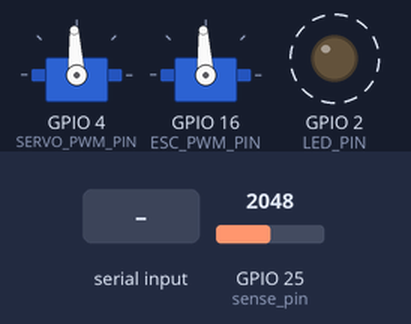
Simulated run of this sketch. Board: ESP32. Parts: 2 × servo, output pins drawn as LEDs (lit = HIGH). Wiring (inferred from the names in the program): 2 × servo: signal GPIO 4 / signal GPIO 16. Dashed ring = blinking. The test bench sets the inputs (shaded band); at power-on: GPIO 25 (sense_pin) = 2048. Nothing arrives over Bluetooth unless stated; servo pulses on a pin are drawn as a servo (544–2400 µs = 0–180°); pins used as bus, display or sensor lines are not drawn; what the sketch prints to the serial monitor is not drawn.

Above: at 1.25 s.
1.3 s: "90,45,200;" received over the second serial link
4.3 s: "1;" received over the second serial link
Timing chart, 0 to 13.3 s (numbered marks = the images above; inputs shaded):
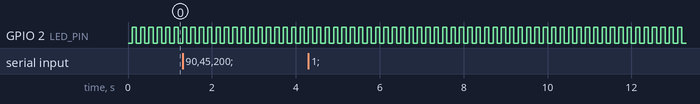

The sketch:

Happy_RC_Receiver.ino
```cpp
/* Happy_RC_Receiver *****************************
  Download a Transmitter App:https://github.com/TomokiIkegami/Happy_RC_Driver/raw/main/Happy_RC_Driver.apk
  About this Project:https://github.com/TomokiIkegami/Happy_RC_Driver

  ◆ 動作
  1.スマホアプリ(Happy_RC_Receiver)から命令（ステア、スロットルのパルス幅）を取得
  2.取得した命令に基づいて、RCを前後左右に操作
  3.動作1,2と同時に、車速を計算してスマホに送信
  ◆ 機能
  ・アプリを開いていないときは、車体を停止させる安全機能を装備（Dragブレーキ付きESCを使用すること）
  ・アプリ再起動時には、スロットルを中立に戻さないと走行しない（アプリ再起動時に急に走行する危険を防ぐため）
  ・カクカクではなく滑らかな走行が可能
  ◆ 補足
  ・プログラム中で★マークがついている部分は、自分の装置に合わせて調整
*************************************************************/

/*ハードウェアの接続ピンの設定*/
#define LED_PIN 2 //走行には無関係。2番ピンにLEDのアノード(+)を接続すると割り込み処理の間隔(100ms)でLEDが点滅
#define LED_PIN_ACTIVE 17 //走行には無関係。17番ピンにLEDのアノード(+)を接続すると、アプリ起動時のみLEDが点灯
#define SERVO_PWM_PIN 4  //サーボモータのPWMピン（信号入力ピン）をESP32の4番ピンに接続 ★回路と対応した番号にする
#define ESC_PWM_PIN 16   //ESCのPWMピン（信号入力ピン）をESP32の16番ピンに接続 ★回路と対応した番号にする

/*タイマーの定義*/
hw_timer_t*timer = NULL;

/*マルチタスクに使うタスクハンドルを定義*/
TaskHandle_t thp[1]; // マルチスレッドのタスクハンドル格納用の変数（スレッドの数に応じて添え字の数を変更）
int num = 0;

/*ライブラリ*/
#include "BluetoothSerial.h"  //ESP32のBluetooth通信に使用
#define PI 3.141592653589793 //円周率

/*Bluetooth通信に必要*/
BluetoothSerial ESP_BT;  //ESP_BTという名前でオブジェクトを定義

/*ステアとスロットルの設定*/
int PWM_period = 20000;  //PWM周期をT=20000[μs]に設定
int center_pos = 1500;   //ステア中心位置 [サーボモータ中心位置のパルス幅 (1500)]
int neutral_pos = 1500;  //中立位置 [スロットル中立位置のパルス幅 (1500)]
int CH1 = center_pos;    //パルス幅Tonを1500[μs]（中立）に設定。データシートにはLeft=900[μs]、Neutral=1500[μs]、Right=2100[μs]と記載されていた。(HiTEC DB777WP)
int CH2 = neutral_pos;   //パルス幅Tonを1500[μs]（中立）に設定。

/*プログラムの流れを制御する変数*/
int flag = 0;  //アプリの起動状態を管理する変数。アプリがバックグラウンドに入ったときは1に設定する。アプリがバックグラウンドから復帰し、アプリのPボタンが押されたら0に設定してラジコン操作を有効にする。
String input = "1500,1500";   //入力信号
unsigned long t1 = 0;         //データ受信時間
unsigned long t2 = 0;         //割り込み時の時間
unsigned long td = 0;         //データ受信時間と割り込み時間の差

/*パラメータ設定*/
const int sense_pin = 25;  //★回路に合わせる。今回は25番ピンを使用。
const double z1=14; //ベベルギアの歯数[枚]
const double z2=38; //リングギアの歯数[枚]
const double D=95; //タイヤの直径[mm]

/*センサ関連の設定*/
const int th = 3800;  //センサ閾値
int val = 0;          //センサ出力値
int output = 0;       //パルス出力（0/1）
int y[50];            //パルス列を保存する配列
int count = 0;        //パルスのカウント値

/*速度計算関連の変数*/
double f = 0;             //周波数[Hz]
double v,v_kmh = 0;       //速度v:[m/s], 速度v_kmh:[km/h]
int f_int = 0 ;           //周波数（整数）
int v_kmh_int = 0 ;       //周波数（整数）
uint8_t f_uint8 = 0;      //周波数（符号なし8bit[2byte]整数）
uint8_t v_kmh_uint8 = 0;  //周波数（符号なし8bit[2byte]整数）

/*割り込み関数onTimerで実行される内容*/
void IRAM_ATTR onTimer() {
  digitalWrite(LED_PIN, !digitalRead(LED_PIN));  //前の出力と反転して点灯（チカチカする）
  t2 = millis();                                 //割り込み時の時間を測定（100ms間隔）
  td = t2 - t1;                                  //割り込み時の時間と命令取得時間の差を取る。この差が大きいとき、アプリは起動していない状態。
}

/*PWM制御でサーボモータの角度を制御する関数*/
void change_ST_pos(int goal_pos) {
  /*20000[μs]周期で幅CH1[μs]のパルス波生成*/
  digitalWrite(SERVO_PWM_PIN, HIGH);  //PWMピンの電圧を5[V]に
  delayMicroseconds(goal_pos);        //パルス幅(goal_pos=900~2100[μs]：DB777WPの場合)
  digitalWrite(SERVO_PWM_PIN, LOW);   //PWMピンの電圧を0[V]に
  delayMicroseconds(PWM_period);      //制御周期（T=20000[μs]）
}

/*PWM制御でスロットルを制御する関数*/
void change_TH_pos(int goal_pos) {
  /*20000[μs]周期で幅CH1[μs]のパルス波生成*/
  digitalWrite(ESC_PWM_PIN, HIGH);  //PWMピンの電圧を5[V]に
  delayMicroseconds(goal_pos);      //パルス幅(goal_pos=900~2100[μs]：DB777WPの場合)
  digitalWrite(ESC_PWM_PIN, LOW);   //PWMピンの電圧を0[V]に
  delayMicroseconds(PWM_period);    //制御周期（T=20000[μs]）
}

/*文字列を分割するための関数（分割数を戻り値とする）*/
void split(String data, char delimiter, String *dst) {
  // data:分割したい文字列、delimiter:区切り文字、*dst:分割後の文字を入れる配列
  int index = 0;                   //分割後の文字をどこに入れるか決める
  int i;                           //カウンタ変数
  int datalength = data.length();  //文字列の長さを取得

  for (i = 0; i < datalength; i++) {  //文字列を1文字ずつスキャン
    char tmp = data.charAt(i);        //tmp:文字を入れておく一時的な変数
    if (tmp == delimiter) {
      index++;  //区切り文字があったら、配列の添え字を増やす
    } else {
      dst[index] += tmp;  //文字を1文字ずつ結合して、文字列を作成
    }
  }
}
void Task2(void *args){
  int i;                //カウンタ変数
  while(1){ // 無限ループ作成
    /*フォトリフレクタから値を読み取り、パルスの生成*/
    for (i = 0; i < 50; i++) { //0.01×50=0.5[s] 間隔で周波数を計算
      val = analogRead(sense_pin);  //センサの値などを読む

      /**パルス作成**/
      if (val < th) { //センサの前にシャフトの目印が通過したらパルス値を1にする
        output = 1;
      } else {
        output = 0;
      }
      y[i] = output;  //パルス出力値を保存
      delay(10); //0.01[s] ごとに測定
    }

    /**パルス数計算*/
    for (i = 0; i < 49; i++){ //0.01×50=0.5[s] 間隔で周波数を計算
      if((y[i]^y[i+1])==1){
        count++; //排他的論理和（EX-OR）でパルスの立ち上がり/立ち下がりを計算
      }
    }

    /*周波数の計算、スマホに値を送信*/
    f=((double)count/2.0)*(1.0/0.5); //周波数f[Hz]を計算
    v=(D*0.001/2.0)*2*PI*f*(z1/z2); //周波数から速度[m/s]を計算
    v_kmh=v*3600/1000; //[m/s]から[km/h]に換算
    v_kmh_int = (int)(v_kmh*10); //速度を整数値に変換（10倍してスケール速度に変換）
    v_kmh_uint8 =  v_kmh_int; //速度を符号なし8bit整数に変換
    ESP_BT.write(v_kmh_uint8); //速度をスマホに送信
    count=0; //カウント値をリセット

    /* シャフト周波数や車速をシリアルモニタに表示 */
    // f_int = (int)f; //周波数を整数に変換
    // f_uint8 = f_int; //周波数を符号なし8bit整数に変換
    // Serial.print("f = "); Serial.print(f); Serial.print(" [Hz], "); //シリアルモニタに周波数（シャフト回転数）と速度を表示
    // Serial.print("v_kmh = "); Serial.print(v_kmh); Serial.print(" [km/h]\n"); //シリアルモニタに周波数（シャフト回転数）と速度を表示
    // ESP_BT.write(f_uint8); //周波数をスマホに送信ESP_BT.write(f_uint8); //周波数をスマホに送信

  }
}

void setup() {
  /*出力ピン設定*/
  pinMode(SERVO_PWM_PIN, OUTPUT);     //サーボモータのピンへ、ArduinoからPWM出力するように設定
  pinMode(ESC_PWM_PIN, OUTPUT);       //ESCのピンへ、ArduinoからPWM出力するように設定
  Serial.begin(115200);               //シリアルモニタで確認用。伝送速度を115200[bps]に設定
  ESP_BT.begin("ESP32_RC_Receiver");  //接続画面で表示される名前を設定 ★好きな名前にしてよい

  /*割り込み処理（アプリ停止の検知に必要）の設定*/
  pinMode(LED_PIN, OUTPUT);                     //LEDの点灯ピンを出力用に設定
  timer = timerBegin(1000000);              //周波数を1MHzに指定（1µs毎にカウントアップする）　※ ESP32 Core 2.x系 → 3.x系に伴い変更した
  timerAttachInterrupt(timer, &onTimer);  //onTimerという名前の関数で割り込み
  timerAlarm(timer, 100000, true, 0);  // (1/周波数)*カウント数=(1/1000000)*100000 = 0.1 [s]ごとに割り込みを発生 ※ ESP32 Core 2.x系 → 3.x系に伴い変更した

  /*マルチタスクの設定*/
  xTaskCreatePinnedToCore(Task2,"Task2",4096,NULL,1,&thp[0],0); //(タスク名,"タスク名",スタックメモリサイズ,優先度(1~24),タスクハンドルのポインタ,コアID(0か1))
}

void loop() {

  if (ESP_BT.available()) {               //available()で受信した文字があるか確認。あればif文内の処理を実行。
    t1 = millis();                        //データを取得した時間を記録
    input = ESP_BT.readStringUntil(';');  //文字をセミコロン(;)まで読んで、文字列として変数inputに保存。
    String cmds[2] = { "\0" };            //この配列に分割された信号を格納

    split(input, ',', cmds);  //文字列inputを分割＆cmdsに保存

    CH1 = (cmds[0]).toInt();  //CH1（ステア）の値
    CH2 = (cmds[1]).toInt();  //CH2（スロットル）の値

    // /*受信したパルス幅の表示*/
    // Serial.print(CH1);
    // Serial.print(',');
    // Serial.print(CH2);
    // Serial.print('\n');
  }

  /*Pボタンが押されたらラジコンの操作を有効する（安全のため）*/
  if (flag == 1 && CH2 == 1500) {
    flag = 0;
  }
  /*アプリ起動時（flag==0のとき）は操作を有効にする*/
  if (flag == 0) {
    change_ST_pos(CH1);  //受信したパルス幅でサーボモータの角度を制御
    change_TH_pos(CH2);  //受信したパルス幅でスロットルを制御
  }

  /*シリアルモニタで確認用（ラジコンの制御には無関係）*/
  Serial.print("v_kmh=");
  Serial.print(v_kmh);
  Serial.print(",");
  Serial.print("Received signal=");
  Serial.print(input);
  Serial.print(",");
  Serial.print("t1=");
  Serial.print(t1);
  Serial.print(",");
  Serial.print("t2=");
  Serial.print(t2);
  Serial.print(",");
  Serial.print("t2-t1=");
  Serial.print(td);
  Serial.print(",");

  /*アプリがバックグラウンドに入ったとき（もしくは閉じたとき）、車体を停止させる処理（安全のため）*/
  if (td > 150) {
    Serial.print("Transmitter is NOT active");  //NOT active：アプリはバックグラウンド状態（もしく閉じている）
    Serial.print("\n");
    change_TH_pos(neutral_pos);  //中立(Neutral)
    input = " ";
    digitalWrite(LED_PIN_ACTIVE, LOW);  //アプリがバックグラウンドに入ったとき（もしくは閉じたとき）はLEDを消灯
    flag = 1;                           //アプリがバックグラウンド状態に入った（もしく閉じた）ときはflag=1に設定
  } else {
    Serial.print("Transmitter is active");  //active：アプリの画面が開いている
    Serial.print("\n");
    digitalWrite(LED_PIN_ACTIVE, HIGH);  //アプリ起動時（画面を開いているとき）にはLEDを点灯
  }

}
```

Measured:
- by itself, GPIO 2 (LED_PIN): alternates HIGH for 0.10 s and LOW for 0.10 s
